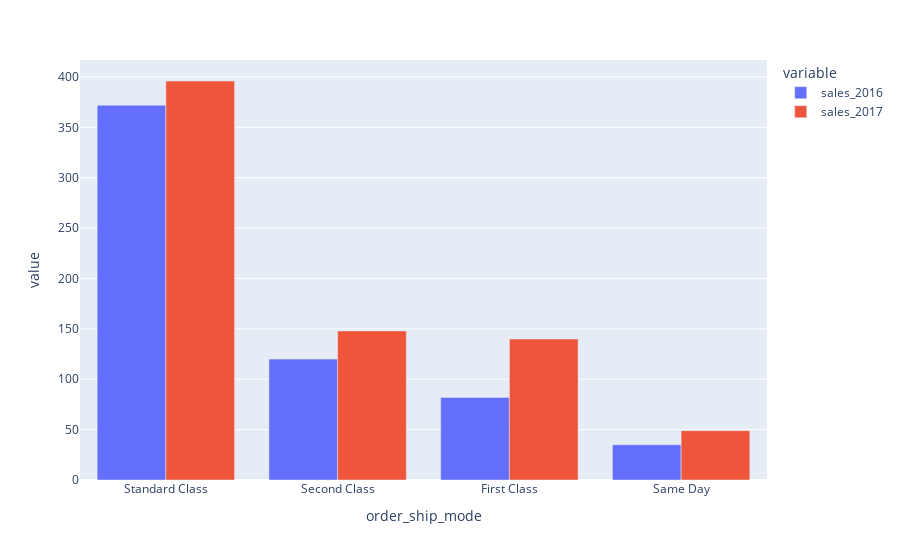
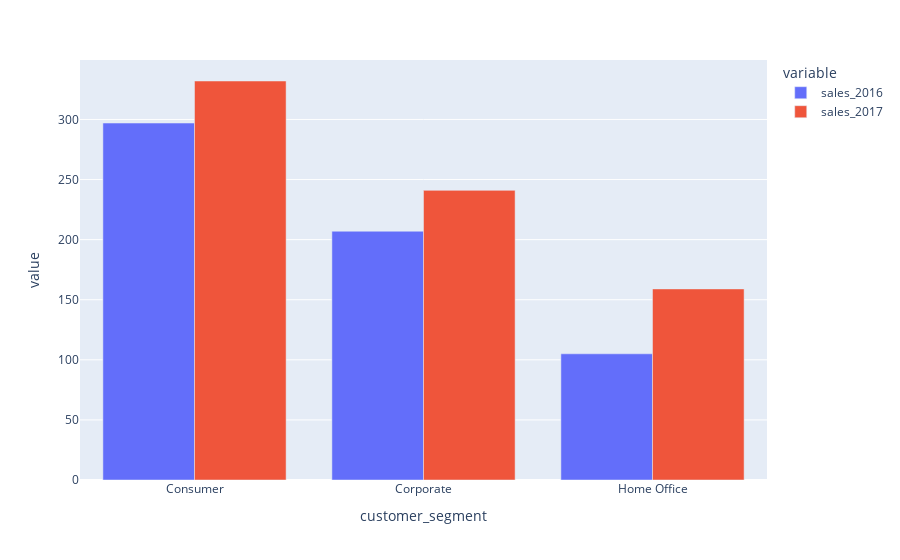
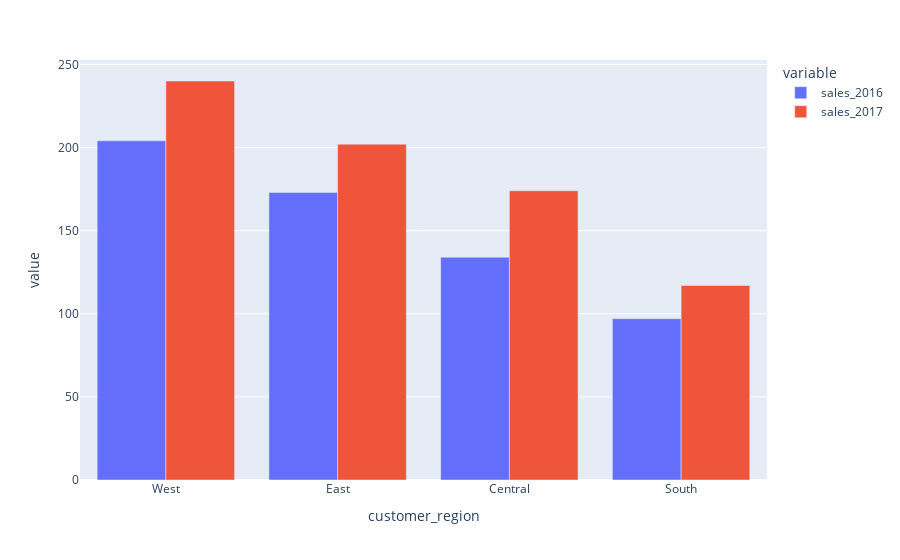
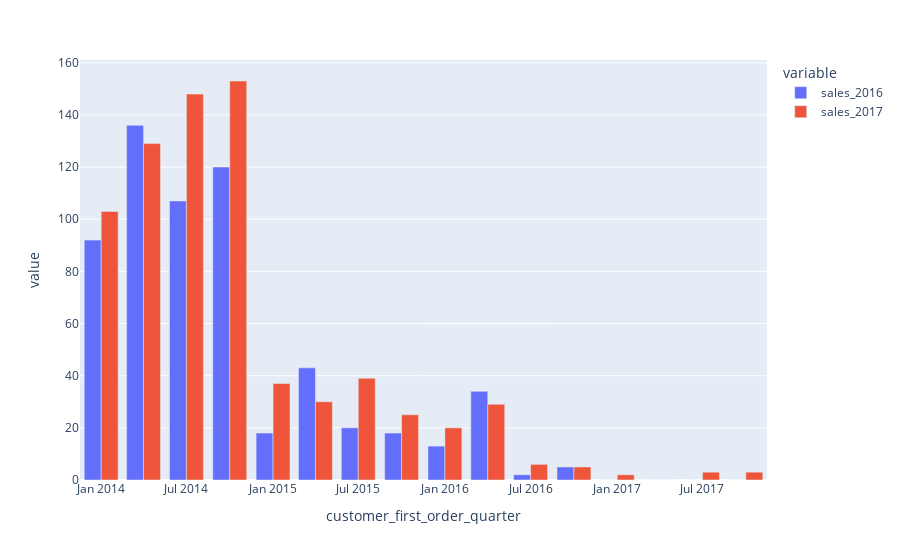

The notebook cell these images were saved under, in order:
### Markdown cell above
Visualizing sales:

### Code cell
for dim in sales_stats.keys():
    if dim not in ('product_category, product_sub_category', 'customer_state', 'customer_country'):
        display(sales_stats[dim].plot(x=dim, y =['sales_2016','sales_2017'], kind='bar', barmode='group'))

### Figure 1 — Plotly figure (JSON) as saved in the notebook; plotly's stock layout.template omitted (floating-point values rounded to 4 significant figures)
{"data": [{"alignmentgroup": "True", "hovertemplate": "variable=sales_2016<br>order_ship_mode=%{x}<br>value=%{y}<extra></extra>", "legendgroup": "sales_2016", "marker": {"color": "#636efa", "pattern": {"shape": ""}}, "name": "sales_2016", "offsetgroup": "sales_2016", "orientation": "v", "showlegend": true, "textposition": "auto", "type": "bar", "x": ["Standard Class", "Second Class", "First Class", "Same Day"], "xaxis": "x", "y": [372, 120, 82, 35], "yaxis": "y"}, {"alignmentgroup": "True", "hovertemplate": "variable=sales_2017<br>order_ship_mode=%{x}<br>value=%{y}<extra></extra>", "legendgroup": "sales_2017", "marker": {"color": "#EF553B", "pattern": {"shape": ""}}, "name": "sales_2017", "offsetgroup": "sales_2017", "orientation": "v", "showlegend": true, "textposition": "auto", "type": "bar", "x": ["Standard Class", "Second Class", "First Class", "Same Day"], "xaxis": "x", "y": [396, 148, 140, 49], "yaxis": "y"}], "layout": {"autosize": true, "barmode": "group", "legend": {"title": {"text": "variable"}, "tracegroupgap": 0}, "margin": {"t": 60}, "xaxis": {"anchor": "y", "autorange": true, "domain": [0, 1], "range": [-0.5, 3.5], "title": {"text": "order_ship_mode"}, "type": "category"}, "yaxis": {"anchor": "x", "autorange": true, "domain": [0, 1], "range": [0, 416.8], "title": {"text": "value"}, "type": "linear"}}}

### Figure 2 — Plotly figure (JSON) as saved in the notebook; plotly's stock layout.template omitted (floating-point values rounded to 4 significant figures)
{"data": [{"alignmentgroup": "True", "hovertemplate": "variable=sales_2016<br>customer_segment=%{x}<br>value=%{y}<extra></extra>", "legendgroup": "sales_2016", "marker": {"color": "#636efa", "pattern": {"shape": ""}}, "name": "sales_2016", "offsetgroup": "sales_2016", "orientation": "v", "showlegend": true, "textposition": "auto", "type": "bar", "x": ["Consumer", "Corporate", "Home Office"], "xaxis": "x", "y": [297, 207, 105], "yaxis": "y"}, {"alignmentgroup": "True", "hovertemplate": "variable=sales_2017<br>customer_segment=%{x}<br>value=%{y}<extra></extra>", "legendgroup": "sales_2017", "marker": {"color": "#EF553B", "pattern": {"shape": ""}}, "name": "sales_2017", "offsetgroup": "sales_2017", "orientation": "v", "showlegend": true, "textposition": "auto", "type": "bar", "x": ["Consumer", "Corporate", "Home Office"], "xaxis": "x", "y": [332, 241, 159], "yaxis": "y"}], "layout": {"autosize": true, "barmode": "group", "legend": {"title": {"text": "variable"}, "tracegroupgap": 0}, "margin": {"t": 60}, "xaxis": {"anchor": "y", "autorange": true, "domain": [0, 1], "range": [-0.5, 2.5], "title": {"text": "customer_segment"}, "type": "category"}, "yaxis": {"anchor": "x", "autorange": true, "domain": [0, 1], "range": [0, 349.5], "title": {"text": "value"}, "type": "linear"}}}

### Figure 3 — Plotly figure (JSON) as saved in the notebook; plotly's stock layout.template omitted (floating-point values rounded to 4 significant figures)
{"data": [{"alignmentgroup": "True", "hovertemplate": "variable=sales_2016<br>customer_region=%{x}<br>value=%{y}<extra></extra>", "legendgroup": "sales_2016", "marker": {"color": "#636efa", "pattern": {"shape": ""}}, "name": "sales_2016", "offsetgroup": "sales_2016", "orientation": "v", "showlegend": true, "textposition": "auto", "type": "bar", "x": ["West", "East", "Central", "South"], "xaxis": "x", "y": [204, 173, 134, 97], "yaxis": "y"}, {"alignmentgroup": "True", "hovertemplate": "variable=sales_2017<br>customer_region=%{x}<br>value=%{y}<extra></extra>", "legendgroup": "sales_2017", "marker": {"color": "#EF553B", "pattern": {"shape": ""}}, "name": "sales_2017", "offsetgroup": "sales_2017", "orientation": "v", "showlegend": true, "textposition": "auto", "type": "bar", "x": ["West", "East", "Central", "South"], "xaxis": "x", "y": [240, 202, 174, 117], "yaxis": "y"}], "layout": {"autosize": true, "barmode": "group", "legend": {"title": {"text": "variable"}, "tracegroupgap": 0}, "margin": {"t": 60}, "xaxis": {"anchor": "y", "autorange": true, "domain": [0, 1], "range": [-0.5, 3.5], "title": {"text": "customer_region"}, "type": "category"}, "yaxis": {"anchor": "x", "autorange": true, "domain": [0, 1], "range": [0, 252.6], "title": {"text": "value"}, "type": "linear"}}}

### Figure 4 — Plotly figure (JSON) as saved in the notebook; plotly's stock layout.template omitted (floating-point values rounded to 4 significant figures)
{"data": [{"alignmentgroup": "True", "hovertemplate": "variable=sales_2016<br>customer_first_order_quarter=%{x}<br>value=%{y}<extra></extra>", "legendgroup": "sales_2016", "marker": {"color": "#636efa", "pattern": {"shape": ""}}, "name": "sales_2016", "offsetgroup": "sales_2016", "orientation": "v", "showlegend": true, "textposition": "auto", "type": "bar", "x": ["2014-10-01", "2014-07-01", "2014-04-01", "2014-01-01", "2015-07-01", "2015-01-01", "2015-04-01", "2016-04-01", "2015-10-01", "2016-01-01", "2016-07-01", "2016-10-01", "2017-07-01", "2017-10-01", "2017-01-01", "2017-04-01"], "xaxis": "x", "y": [120, 107, 136, 92, 20, 18, 43, 34, 18, 13, 2, 5, 0, 0, 0, 0], "yaxis": "y"}, {"alignmentgroup": "True", "hovertemplate": "variable=sales_2017<br>customer_first_order_quarter=%{x}<br>value=%{y}<extra></extra>", "legendgroup": "sales_2017", "marker": {"color": "#EF553B", "pattern": {"shape": ""}}, "name": "sales_2017", "offsetgroup": "sales_2017", "orientation": "v", "showlegend": true, "textposition": "auto", "type": "bar", "x": ["2014-10-01", "2014-07-01", "2014-04-01", "2014-01-01", "2015-07-01", "2015-01-01", "2015-04-01", "2016-04-01", "2015-10-01", "2016-01-01", "2016-07-01", "2016-10-01", "2017-07-01", "2017-10-01", "2017-01-01", "2017-04-01"], "xaxis": "x", "y": [153, 148, 129, 103, 39, 37, 30, 29, 25, 20, 6, 5, 3, 3, 2, 0], "yaxis": "y"}], "layout": {"autosize": true, "barmode": "group", "legend": {"title": {"text": "variable"}, "tracegroupgap": 0}, "margin": {"t": 60}, "xaxis": {"anchor": "y", "autorange": true, "domain": [0, 1], "range": ["2013-11-17", "2017-11-15"], "title": {"text": "customer_first_order_quarter"}, "type": "date"}, "yaxis": {"anchor": "x", "autorange": true, "domain": [0, 1], "range": [0, 161.1], "title": {"text": "value"}, "type": "linear"}}}
